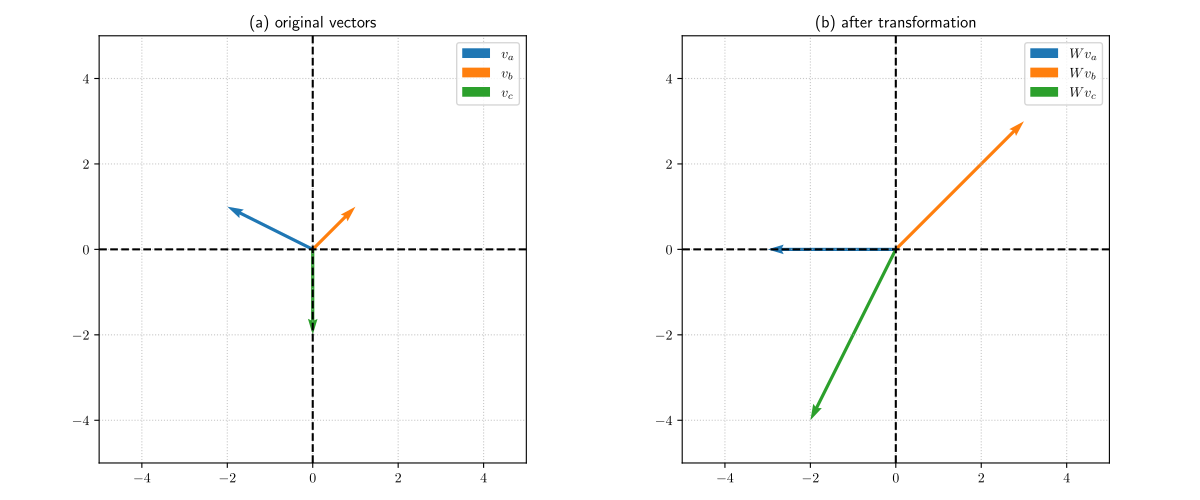

This chart was generated by the following Python code:
# !sudo apt-get install texlive-full
import numpy as np
import matplotlib.pyplot as plt
plt.rcParams.update({"text.usetex": True})

def plot_transformation(matrix_W: np.ndarray, vectors: dict[str, np.ndarray]) -> None:
    fig, (ax_original, ax_transformed) = plt.subplots(1, 2, figsize=(12, 5))
    
    # Plot original vectors

    ax_original.set_title("(a) original vectors")
    ax_original.set_xlim(-5, 5)
    ax_original.set_ylim(-5, 5)
    ax_original.axhline(y=0, color='k', linestyle='--')
    ax_original.axvline(x=0, color='k', linestyle='--')
    ax_original.grid(True, linestyle=':', alpha=0.7)

    for i, (key, vector) in enumerate(vectors.items()):
        
        ax_original.quiver(0, 0, vector[0], vector[1], angles='xy', scale_units='xy', scale=1, color=f"C{i}", label="$"+key+"$")


    # Plot transformed vectors

    ax_transformed.set_title("(b) after transformation")
    ax_transformed.set_xlim(-5, 5)
    ax_transformed.set_ylim(-5, 5)
    ax_transformed.axhline(y=0, color='k', linestyle='--')
    ax_transformed.axvline(x=0, color='k', linestyle='--')
    ax_transformed.grid(True, linestyle=':', alpha=0.7)

    projection_color = 'gray'
    s = np.linspace(-5, 5, 100)
    # ax_transformed.plot(matrix_W[0] * s, matrix_W[1] * s, color=projection_color, linestyle="--", alpha=0.5)
    # ax_transformed.quiver(0, 0, matrix_W[0], matrix_W[1], angles='xy', scale_units='xy', scale=1, color=projection_color, label="$W$")

    # for i, (key, vector) in enumerate(vectors.items()):
    #     ax_transformed.quiver(0, 0, vector[0], vector[1], angles='xy', scale_units='xy', scale=1, color=f"C{i}", label="$"+key+"$", alpha=0.5)
    for i, (key, vector) in enumerate(vectors.items()):
        
        transformed_v = matrix_W @ vector        
        ax_transformed.quiver(0, 0, transformed_v[0], transformed_v[1], angles='xy', scale_units='xy', scale=1, color=f"C{i}", label="$W"+key+"$")
    
    for ax in (ax_original, ax_transformed):
        ax.set_aspect('equal')
        ax.legend()
    
    plt.tight_layout()
    plt.show()

def main() -> None:
    # Define vectors dictionary
    vectors = {
        'v_a': np.array([-2., 1.]),
        'v_b': np.array([1., 1.]),
        'v_c': np.array([0., -2.]),
    }
    
    # Basic transformation
    transformation_W = np.array([[2., 1.],[1.,2.]])
    print("Basic transformation:")
    for key, vector in vectors.items():
        result = transformation_W @ vector
        print("W @ " + key + f" = {result}")
    
    # Plot transformation
    plot_transformation(transformation_W, vectors)


if __name__ == "__main__":
    main()
